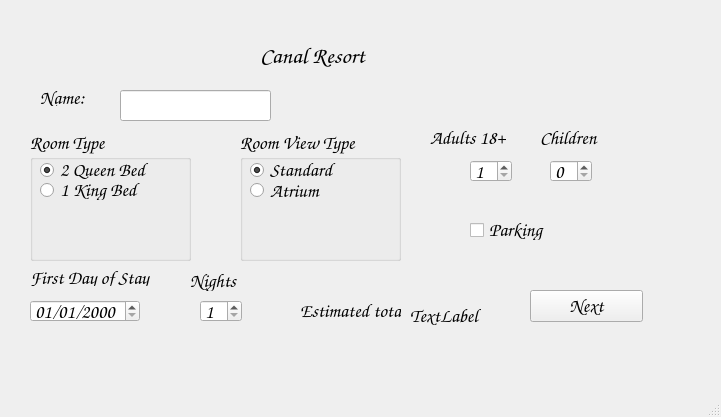
<?xml version="1.0" encoding="UTF-8"?>
<ui version="4.0">
 <class>MainWindow</class>
 <widget class="QMainWindow" name="MainWindow">
  <property name="geometry">
   <rect>
    <x>0</x>
    <y>0</y>
    <width>721</width>
    <height>417</height>
   </rect>
  </property>
  <property name="windowTitle">
   <string>MainWindow</string>
  </property>
  <widget class="QWidget" name="centralwidget">
   <widget class="QStackedWidget" name="stackedWidget">
    <property name="geometry">
     <rect>
      <x>30</x>
      <y>30</y>
      <width>631</width>
      <height>421</height>
     </rect>
    </property>
    <property name="font">
     <font>
      <family>Comic Sans MS</family>
      <pointsize>14</pointsize>
     </font>
    </property>
    <property name="currentIndex">
     <number>0</number>
    </property>
    <widget class="QWidget" name="page">
     <widget class="QLabel" name="label_2">
      <property name="geometry">
       <rect>
        <x>230</x>
        <y>10</y>
        <width>141</width>
        <height>31</height>
       </rect>
      </property>
      <property name="font">
       <font>
        <family>Comic Sans MS</family>
        <pointsize>17</pointsize>
        <weight>75</weight>
        <bold>true</bold>
       </font>
      </property>
      <property name="text">
       <string>Canal Resort</string>
      </property>
     </widget>
     <widget class="QGroupBox" name="groupBox">
      <property name="geometry">
       <rect>
        <x>0</x>
        <y>100</y>
        <width>161</width>
        <height>131</height>
       </rect>
      </property>
      <property name="font">
       <font>
        <family>Comic Sans MS</family>
        <pointsize>14</pointsize>
       </font>
      </property>
      <property name="title">
       <string>Room Type</string>
      </property>
      <widget class="QRadioButton" name="queenRadio">
       <property name="geometry">
        <rect>
         <x>10</x>
         <y>30</y>
         <width>171</width>
         <height>20</height>
        </rect>
       </property>
       <property name="font">
        <font>
         <family>Comic Sans MS</family>
         <pointsize>14</pointsize>
        </font>
       </property>
       <property name="text">
        <string>2 Queen Bed</string>
       </property>
       <property name="checked">
        <bool>true</bool>
       </property>
      </widget>
      <widget class="QRadioButton" name="kingRadio">
       <property name="geometry">
        <rect>
         <x>10</x>
         <y>50</y>
         <width>161</width>
         <height>20</height>
        </rect>
       </property>
       <property name="font">
        <font>
         <family>Comic Sans MS</family>
         <pointsize>14</pointsize>
        </font>
       </property>
       <property name="text">
        <string>1 King Bed</string>
       </property>
      </widget>
     </widget>
     <widget class="QSpinBox" name="nightsSpinBox">
      <property name="geometry">
       <rect>
        <x>170</x>
        <y>270</y>
        <width>42</width>
        <height>22</height>
       </rect>
      </property>
      <property name="font">
       <font>
        <family>Comic Sans MS</family>
        <pointsize>14</pointsize>
       </font>
      </property>
      <property name="minimum">
       <number>1</number>
      </property>
      <property name="maximum">
       <number>7</number>
      </property>
     </widget>
     <widget class="QGroupBox" name="groupBox_2">
      <property name="geometry">
       <rect>
        <x>210</x>
        <y>100</y>
        <width>161</width>
        <height>131</height>
       </rect>
      </property>
      <property name="font">
       <font>
        <family>Comic Sans MS</family>
        <pointsize>14</pointsize>
       </font>
      </property>
      <property name="title">
       <string>Room View Type</string>
      </property>
      <widget class="QRadioButton" name="standardRadio">
       <property name="geometry">
        <rect>
         <x>10</x>
         <y>30</y>
         <width>141</width>
         <height>20</height>
        </rect>
       </property>
       <property name="font">
        <font>
         <family>Comic Sans MS</family>
         <pointsize>14</pointsize>
        </font>
       </property>
       <property name="text">
        <string>Standard</string>
       </property>
       <property name="checked">
        <bool>true</bool>
       </property>
      </widget>
      <widget class="QRadioButton" name="atriumRadio">
       <property name="geometry">
        <rect>
         <x>10</x>
         <y>50</y>
         <width>141</width>
         <height>21</height>
        </rect>
       </property>
       <property name="font">
        <font>
         <family>Comic Sans MS</family>
         <pointsize>14</pointsize>
        </font>
       </property>
       <property name="text">
        <string>Atrium</string>
       </property>
      </widget>
     </widget>
     <widget class="QLineEdit" name="customerName">
      <property name="geometry">
       <rect>
        <x>90</x>
        <y>60</y>
        <width>151</width>
        <height>31</height>
       </rect>
      </property>
     </widget>
     <widget class="QDateEdit" name="dateEdit">
      <property name="geometry">
       <rect>
        <x>0</x>
        <y>270</y>
        <width>110</width>
        <height>22</height>
       </rect>
      </property>
      <property name="displayFormat">
       <string>MM/dd/yyyy</string>
      </property>
     </widget>
     <widget class="QLabel" name="label_6">
      <property name="geometry">
       <rect>
        <x>0</x>
        <y>240</y>
        <width>131</width>
        <height>16</height>
       </rect>
      </property>
      <property name="text">
       <string>First Day of Stay</string>
      </property>
     </widget>
     <widget class="QSpinBox" name="childrenBox">
      <property name="geometry">
       <rect>
        <x>520</x>
        <y>130</y>
        <width>42</width>
        <height>22</height>
       </rect>
      </property>
      <property name="maximum">
       <number>3</number>
      </property>
     </widget>
     <widget class="QSpinBox" name="adultBox">
      <property name="geometry">
       <rect>
        <x>440</x>
        <y>130</y>
        <width>42</width>
        <height>22</height>
       </rect>
      </property>
      <property name="minimum">
       <number>1</number>
      </property>
      <property name="maximum">
       <number>4</number>
      </property>
     </widget>
     <widget class="QLabel" name="label_7">
      <property name="geometry">
       <rect>
        <x>400</x>
        <y>100</y>
        <width>81</width>
        <height>16</height>
       </rect>
      </property>
      <property name="text">
       <string>Adults 18+</string>
      </property>
     </widget>
     <widget class="QLabel" name="label_8">
      <property name="geometry">
       <rect>
        <x>510</x>
        <y>100</y>
        <width>59</width>
        <height>16</height>
       </rect>
      </property>
      <property name="text">
       <string>Children</string>
      </property>
     </widget>
     <widget class="QCheckBox" name="parkingCheckBox">
      <property name="geometry">
       <rect>
        <x>440</x>
        <y>190</y>
        <width>141</width>
        <height>20</height>
       </rect>
      </property>
      <property name="text">
       <string>Parking</string>
      </property>
     </widget>
     <widget class="QLabel" name="label_10">
      <property name="geometry">
       <rect>
        <x>270</x>
        <y>270</y>
        <width>101</width>
        <height>21</height>
       </rect>
      </property>
      <property name="text">
       <string>Estimated total: </string>
      </property>
     </widget>
     <widget class="QLabel" name="priceLabel">
      <property name="geometry">
       <rect>
        <x>380</x>
        <y>270</y>
        <width>71</width>
        <height>31</height>
       </rect>
      </property>
      <property name="text">
       <string>TextLabel</string>
      </property>
     </widget>
     <widget class="QLabel" name="label_4">
      <property name="geometry">
       <rect>
        <x>160</x>
        <y>240</y>
        <width>161</width>
        <height>21</height>
       </rect>
      </property>
      <property name="font">
       <font>
        <family>Comic Sans MS</family>
        <pointsize>14</pointsize>
       </font>
      </property>
      <property name="text">
       <string>Nights</string>
      </property>
     </widget>
     <widget class="QPushButton" name="nextPushButton">
      <property name="geometry">
       <rect>
        <x>500</x>
        <y>260</y>
        <width>113</width>
        <height>32</height>
       </rect>
      </property>
      <property name="font">
       <font>
        <family>Comic Sans MS</family>
        <pointsize>14</pointsize>
       </font>
      </property>
      <property name="text">
       <string>Next</string>
      </property>
     </widget>
     <widget class="QLabel" name="label_12">
      <property name="geometry">
       <rect>
        <x>10</x>
        <y>60</y>
        <width>59</width>
        <height>16</height>
       </rect>
      </property>
      <property name="text">
       <string>Name:</string>
      </property>
     </widget>
    </widget>
    <widget class="QWidget" name="page_3">
     <widget class="QPushButton" name="backPushButton">
      <property name="geometry">
       <rect>
        <x>510</x>
        <y>260</y>
        <width>113</width>
        <height>32</height>
       </rect>
      </property>
      <property name="text">
       <string>Back</string>
      </property>
     </widget>
     <widget class="QLabel" name="label">
      <property name="geometry">
       <rect>
        <x>60</x>
        <y>-10</y>
        <width>121</width>
        <height>51</height>
       </rect>
      </property>
      <property name="font">
       <font>
        <family>Comic Sans MS</family>
        <pointsize>14</pointsize>
        <weight>75</weight>
        <bold>true</bold>
       </font>
      </property>
      <property name="text">
       <string>Cost</string>
      </property>
     </widget>
     <widget class="QLineEdit" name="creditCardLineEdit">
      <property name="geometry">
       <rect>
        <x>430</x>
        <y>120</y>
        <width>171</width>
        <height>31</height>
       </rect>
      </property>
      <property name="text">
       <string/>
      </property>
     </widget>
     <widget class="QLabel" name="label_5">
      <property name="geometry">
       <rect>
        <x>10</x>
        <y>80</y>
        <width>61</width>
        <height>31</height>
       </rect>
      </property>
      <property name="text">
       <string>Room:</string>
      </property>
     </widget>
     <widget class="QLabel" name="roomCostLabel">
      <property name="geometry">
       <rect>
        <x>90</x>
        <y>80</y>
        <width>59</width>
        <height>16</height>
       </rect>
      </property>
      <property name="text">
       <string>TextLabel</string>
      </property>
     </widget>
     <widget class="QLabel" name="label_11">
      <property name="geometry">
       <rect>
        <x>10</x>
        <y>150</y>
        <width>59</width>
        <height>16</height>
       </rect>
      </property>
      <property name="text">
       <string>Parking: </string>
      </property>
     </widget>
     <widget class="QLabel" name="parkingLabel">
      <property name="geometry">
       <rect>
        <x>110</x>
        <y>150</y>
        <width>59</width>
        <height>16</height>
       </rect>
      </property>
      <property name="text">
       <string>TextLabel</string>
      </property>
     </widget>
     <widget class="QLabel" name="label_13">
      <property name="geometry">
       <rect>
        <x>10</x>
        <y>120</y>
        <width>59</width>
        <height>16</height>
       </rect>
      </property>
      <property name="text">
       <string>Tax:</string>
      </property>
     </widget>
     <widget class="QLabel" name="taxLabel">
      <property name="geometry">
       <rect>
        <x>90</x>
        <y>110</y>
        <width>59</width>
        <height>16</height>
       </rect>
      </property>
      <property name="text">
       <string>TextLabel</string>
      </property>
     </widget>
     <widget class="QLabel" name="label_15">
      <property name="geometry">
       <rect>
        <x>10</x>
        <y>180</y>
        <width>59</width>
        <height>16</height>
       </rect>
      </property>
      <property name="text">
       <string>Resort:</string>
      </property>
     </widget>
     <widget class="QLabel" name="resortLabel">
      <property name="geometry">
       <rect>
        <x>110</x>
        <y>180</y>
        <width>59</width>
        <height>16</height>
       </rect>
      </property>
      <property name="text">
       <string>TextLabel</string>
      </property>
     </widget>
     <widget class="QLabel" name="label_17">
      <property name="geometry">
       <rect>
        <x>10</x>
        <y>210</y>
        <width>59</width>
        <height>16</height>
       </rect>
      </property>
      <property name="text">
       <string>Total:</string>
      </property>
     </widget>
     <widget class="QLabel" name="totalCostLabel">
      <property name="geometry">
       <rect>
        <x>90</x>
        <y>210</y>
        <width>59</width>
        <height>16</height>
       </rect>
      </property>
      <property name="text">
       <string>TextLabel</string>
      </property>
     </widget>
     <widget class="QGroupBox" name="groupBox_3">
      <property name="geometry">
       <rect>
        <x>240</x>
        <y>70</y>
        <width>151</width>
        <height>121</height>
       </rect>
      </property>
      <property name="title">
       <string>GroupBox</string>
      </property>
      <widget class="QRadioButton" name="visaRadio">
       <property name="geometry">
        <rect>
         <x>10</x>
         <y>30</y>
         <width>100</width>
         <height>20</height>
        </rect>
       </property>
       <property name="text">
        <string>VISA</string>
       </property>
       <property name="checked">
        <bool>true</bool>
       </property>
      </widget>
      <widget class="QRadioButton" name="masterCardRadio">
       <property name="geometry">
        <rect>
         <x>10</x>
         <y>50</y>
         <width>100</width>
         <height>20</height>
        </rect>
       </property>
       <property name="text">
        <string>MasterCard</string>
       </property>
      </widget>
      <widget class="QRadioButton" name="discoverRadio">
       <property name="geometry">
        <rect>
         <x>10</x>
         <y>70</y>
         <width>100</width>
         <height>20</height>
        </rect>
       </property>
       <property name="text">
        <string>Discover</string>
       </property>
      </widget>
      <widget class="QRadioButton" name="americaexpressRadio">
       <property name="geometry">
        <rect>
         <x>10</x>
         <y>90</y>
         <width>141</width>
         <height>20</height>
        </rect>
       </property>
       <property name="text">
        <string>American Express</string>
       </property>
      </widget>
     </widget>
     <widget class="QPushButton" name="payPushButton">
      <property name="geometry">
       <rect>
        <x>510</x>
        <y>230</y>
        <width>113</width>
        <height>32</height>
       </rect>
      </property>
      <property name="text">
       <string>Pay</string>
      </property>
     </widget>
     <widget class="QLineEdit" name="experationDateLineEdit">
      <property name="geometry">
       <rect>
        <x>430</x>
        <y>170</y>
        <width>141</width>
        <height>31</height>
       </rect>
      </property>
      <property name="inputMask">
       <string>99/99</string>
      </property>
      <property name="text">
       <string>01/20</string>
      </property>
     </widget>
    </widget>
    <widget class="QWidget" name="page_2">
     <widget class="QLabel" name="label_3">
      <property name="geometry">
       <rect>
        <x>210</x>
        <y>20</y>
        <width>201</width>
        <height>21</height>
       </rect>
      </property>
      <property name="font">
       <font>
        <family>Comic Sans MS</family>
        <pointsize>14</pointsize>
        <weight>75</weight>
        <bold>true</bold>
       </font>
      </property>
      <property name="text">
       <string>Reservation Confirmation</string>
      </property>
     </widget>
     <widget class="QLabel" name="label_9">
      <property name="geometry">
       <rect>
        <x>20</x>
        <y>40</y>
        <width>141</width>
        <height>16</height>
       </rect>
      </property>
      <property name="text">
       <string>Reservation Details:</string>
      </property>
     </widget>
     <widget class="QLabel" name="firstDayLabel">
      <property name="geometry">
       <rect>
        <x>200</x>
        <y>90</y>
        <width>131</width>
        <height>31</height>
       </rect>
      </property>
      <property name="text">
       <string>TextLabel</string>
      </property>
     </widget>
     <widget class="QLabel" name="numberOfNightsLabel">
      <property name="geometry">
       <rect>
        <x>200</x>
        <y>130</y>
        <width>91</width>
        <height>41</height>
       </rect>
      </property>
      <property name="text">
       <string>TextLabel</string>
      </property>
     </widget>
     <widget class="QLabel" name="roomTypeLabel">
      <property name="geometry">
       <rect>
        <x>200</x>
        <y>180</y>
        <width>151</width>
        <height>41</height>
       </rect>
      </property>
      <property name="text">
       <string>TextLabel</string>
      </property>
     </widget>
     <widget class="QLabel" name="parkingLabel_2">
      <property name="geometry">
       <rect>
        <x>200</x>
        <y>250</y>
        <width>59</width>
        <height>16</height>
       </rect>
      </property>
      <property name="text">
       <string>TextLabel</string>
      </property>
     </widget>
     <widget class="QLabel" name="guestsLabel">
      <property name="geometry">
       <rect>
        <x>200</x>
        <y>290</y>
        <width>171</width>
        <height>61</height>
       </rect>
      </property>
      <property name="text">
       <string>TextLabel</string>
      </property>
     </widget>
     <widget class="QLabel" name="totalCostLabel_2">
      <property name="geometry">
       <rect>
        <x>530</x>
        <y>90</y>
        <width>59</width>
        <height>16</height>
       </rect>
      </property>
      <property name="text">
       <string>TextLabel</string>
      </property>
     </widget>
     <widget class="QLabel" name="creditCardDigitsLabel">
      <property name="geometry">
       <rect>
        <x>530</x>
        <y>140</y>
        <width>101</width>
        <height>51</height>
       </rect>
      </property>
      <property name="text">
       <string>TextLabel</string>
      </property>
     </widget>
     <widget class="QPushButton" name="pushButton">
      <property name="geometry">
       <rect>
        <x>520</x>
        <y>270</y>
        <width>113</width>
        <height>32</height>
       </rect>
      </property>
      <property name="text">
       <string>PushButton</string>
      </property>
     </widget>
     <widget class="QLabel" name="label_22">
      <property name="geometry">
       <rect>
        <x>60</x>
        <y>90</y>
        <width>121</width>
        <height>16</height>
       </rect>
      </property>
      <property name="text">
       <string>First Day of Stay</string>
      </property>
     </widget>
     <widget class="QLabel" name="label_23">
      <property name="geometry">
       <rect>
        <x>80</x>
        <y>130</y>
        <width>59</width>
        <height>16</height>
       </rect>
      </property>
      <property name="text">
       <string>Nights</string>
      </property>
     </widget>
     <widget class="QLabel" name="label_24">
      <property name="geometry">
       <rect>
        <x>80</x>
        <y>180</y>
        <width>101</width>
        <height>16</height>
       </rect>
      </property>
      <property name="text">
       <string>Room type: </string>
      </property>
     </widget>
     <widget class="QLabel" name="label_25">
      <property name="geometry">
       <rect>
        <x>90</x>
        <y>230</y>
        <width>59</width>
        <height>16</height>
       </rect>
      </property>
      <property name="text">
       <string>Parking</string>
      </property>
     </widget>
     <widget class="QLabel" name="label_26">
      <property name="geometry">
       <rect>
        <x>60</x>
        <y>300</y>
        <width>91</width>
        <height>16</height>
       </rect>
      </property>
      <property name="text">
       <string>Guests</string>
      </property>
     </widget>
     <widget class="QLabel" name="label_27">
      <property name="geometry">
       <rect>
        <x>430</x>
        <y>90</y>
        <width>59</width>
        <height>16</height>
       </rect>
      </property>
      <property name="text">
       <string>total</string>
      </property>
     </widget>
     <widget class="QLabel" name="label_28">
      <property name="geometry">
       <rect>
        <x>300</x>
        <y>140</y>
        <width>221</width>
        <height>16</height>
       </rect>
      </property>
      <property name="text">
       <string>paid with credit card ending in:</string>
      </property>
     </widget>
    </widget>
   </widget>
  </widget>
  <widget class="QMenuBar" name="menubar">
   <property name="geometry">
    <rect>
     <x>0</x>
     <y>0</y>
     <width>721</width>
     <height>22</height>
    </rect>
   </property>
  </widget>
  <widget class="QStatusBar" name="statusbar"/>
 </widget>
 <resources/>
 <connections/>
</ui>
